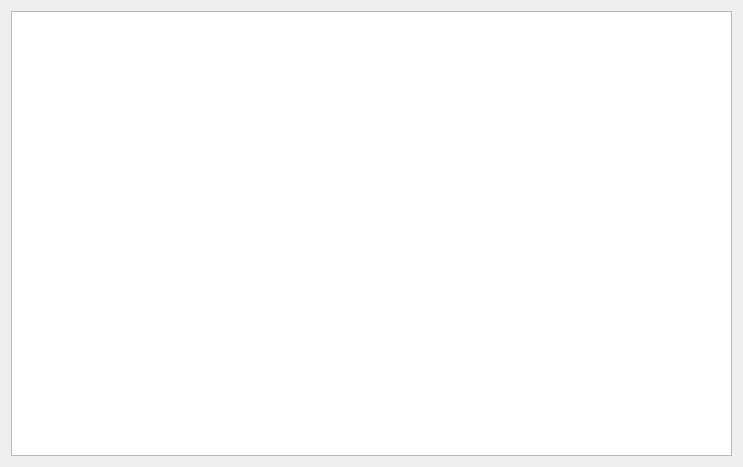
<?xml version="1.0" encoding="UTF-8"?>
<ui version="4.0">
 <class>Form</class>
 <widget class="QWidget" name="Form">
  <property name="geometry">
   <rect>
    <x>0</x>
    <y>0</y>
    <width>743</width>
    <height>467</height>
   </rect>
  </property>
  <property name="windowTitle">
   <string>Coffee book</string>
  </property>
  <layout class="QVBoxLayout" name="verticalLayout">
   <item>
    <widget class="QTableWidget" name="table"/>
   </item>
  </layout>
 </widget>
 <resources/>
 <connections/>
</ui>
